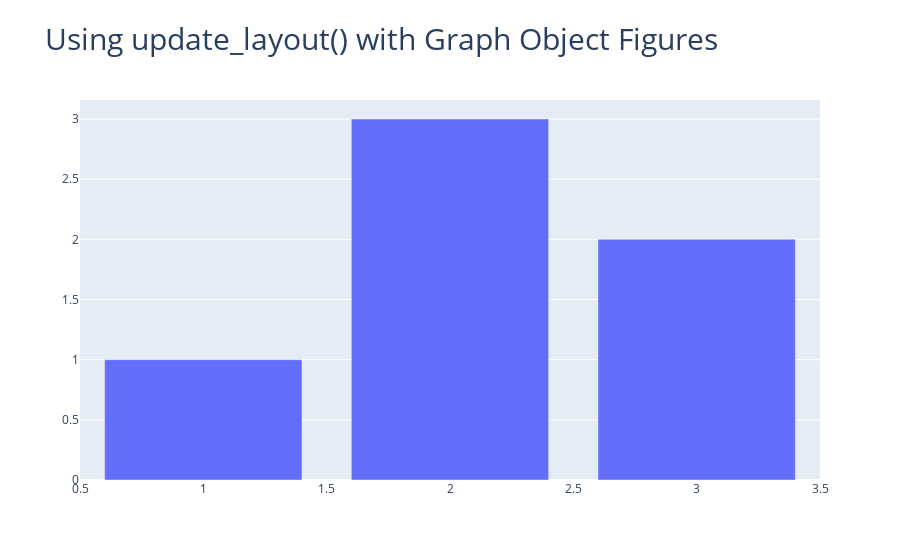

Here is the notebook cell this chart was saved with:
### Code cell
import plotly.graph_objects as go

# 그래프 생성
fig = go.Figure(data=go.Bar(x=[1,2,3], y=[1,3,2]))

# 타이틀 추가하기
fig.update_layout(title_text='Using update_layout() with Graph Object Figures', title_font_size=30)
fig.show()

### Figure 1 — Plotly figure (JSON) as saved in the notebook; plotly's stock layout.template omitted (floating-point values rounded to 4 significant figures)
{"data": [{"type": "bar", "x": [1, 2, 3], "y": [1, 3, 2]}], "layout": {"autosize": true, "title": {"font": {"size": 30}, "text": "Using update_layout() with Graph Object Figures"}, "xaxis": {"autorange": true, "range": [0.5, 3.5], "type": "linear"}, "yaxis": {"autorange": true, "range": [0, 3.158], "type": "linear"}}}
